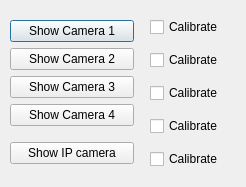
<?xml version="1.0" encoding="UTF-8"?>
<ui version="4.0">
 <class>camerawindow</class>
 <widget class="QDialog" name="camerawindow">
  <property name="geometry">
   <rect>
    <x>0</x>
    <y>0</y>
    <width>246</width>
    <height>187</height>
   </rect>
  </property>
  <property name="windowTitle">
   <string>Dialog</string>
  </property>
  <widget class="QWidget" name="layoutWidget">
   <property name="geometry">
    <rect>
     <x>10</x>
     <y>10</y>
     <width>124</width>
     <height>165</height>
    </rect>
   </property>
   <layout class="QVBoxLayout" name="verticalLayout_3">
    <item>
     <layout class="QVBoxLayout" name="verticalLayout_2">
      <item>
       <layout class="QVBoxLayout" name="verticalLayout">
        <item>
         <widget class="QPushButton" name="pushButton">
          <property name="text">
           <string>Show Camera 1</string>
          </property>
         </widget>
        </item>
        <item>
         <widget class="QPushButton" name="pushButton_2">
          <property name="text">
           <string>Show Camera 2</string>
          </property>
         </widget>
        </item>
        <item>
         <widget class="QPushButton" name="pushButton_3">
          <property name="text">
           <string>Show Camera 3</string>
          </property>
         </widget>
        </item>
        <item>
         <widget class="QPushButton" name="pushButton_4">
          <property name="text">
           <string>Show Camera 4</string>
          </property>
         </widget>
        </item>
       </layout>
      </item>
     </layout>
    </item>
    <item>
     <widget class="QPushButton" name="pushButton_5">
      <property name="text">
       <string>Show IP camera</string>
      </property>
     </widget>
    </item>
   </layout>
  </widget>
  <widget class="QWidget" name="">
   <property name="geometry">
    <rect>
     <x>150</x>
     <y>10</y>
     <width>90</width>
     <height>171</height>
    </rect>
   </property>
   <layout class="QVBoxLayout" name="verticalLayout_4">
    <item>
     <widget class="QCheckBox" name="calib1">
      <property name="text">
       <string>Calibrate</string>
      </property>
     </widget>
    </item>
    <item>
     <widget class="QCheckBox" name="calib2">
      <property name="text">
       <string>Calibrate</string>
      </property>
     </widget>
    </item>
    <item>
     <widget class="QCheckBox" name="calib3">
      <property name="text">
       <string>Calibrate</string>
      </property>
     </widget>
    </item>
    <item>
     <widget class="QCheckBox" name="calib4">
      <property name="text">
       <string>Calibrate</string>
      </property>
     </widget>
    </item>
    <item>
     <widget class="QCheckBox" name="calib5">
      <property name="text">
       <string>Calibrate</string>
      </property>
     </widget>
    </item>
   </layout>
  </widget>
 </widget>
 <resources/>
 <connections/>
</ui>
